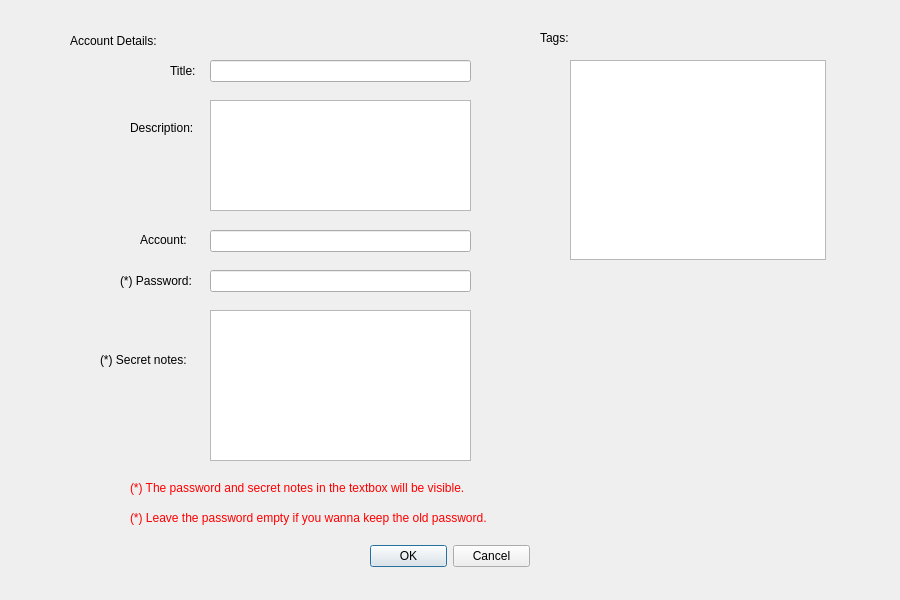
<?xml version="1.0" encoding="UTF-8"?>
<ui version="4.0">
 <class>EditAccountDlg</class>
 <widget class="QDialog" name="EditAccountDlg">
  <property name="geometry">
   <rect>
    <x>0</x>
    <y>0</y>
    <width>900</width>
    <height>600</height>
   </rect>
  </property>
  <property name="windowTitle">
   <string>New Account</string>
  </property>
  <property name="windowIcon">
   <iconset resource="res.qrc">
    <normaloff>:/icons/icons/app16.png</normaloff>:/icons/icons/app16.png</iconset>
  </property>
  <widget class="QDialogButtonBox" name="buttonBox">
   <property name="geometry">
    <rect>
     <x>370</x>
     <y>540</y>
     <width>160</width>
     <height>32</height>
    </rect>
   </property>
   <property name="orientation">
    <enum>Qt::Horizontal</enum>
   </property>
   <property name="standardButtons">
    <set>QDialogButtonBox::Cancel|QDialogButtonBox::Ok</set>
   </property>
  </widget>
  <widget class="QLineEdit" name="title">
   <property name="geometry">
    <rect>
     <x>210</x>
     <y>60</y>
     <width>261</width>
     <height>22</height>
    </rect>
   </property>
  </widget>
  <widget class="QLineEdit" name="account">
   <property name="geometry">
    <rect>
     <x>210</x>
     <y>230</y>
     <width>261</width>
     <height>22</height>
    </rect>
   </property>
  </widget>
  <widget class="QLineEdit" name="password">
   <property name="geometry">
    <rect>
     <x>210</x>
     <y>270</y>
     <width>261</width>
     <height>22</height>
    </rect>
   </property>
  </widget>
  <widget class="QPlainTextEdit" name="description">
   <property name="geometry">
    <rect>
     <x>210</x>
     <y>100</y>
     <width>261</width>
     <height>111</height>
    </rect>
   </property>
  </widget>
  <widget class="QPlainTextEdit" name="secret">
   <property name="geometry">
    <rect>
     <x>210</x>
     <y>310</y>
     <width>261</width>
     <height>151</height>
    </rect>
   </property>
  </widget>
  <widget class="QListWidget" name="tags">
   <property name="geometry">
    <rect>
     <x>570</x>
     <y>60</y>
     <width>256</width>
     <height>200</height>
    </rect>
   </property>
  </widget>
  <widget class="QLabel" name="lb1">
   <property name="geometry">
    <rect>
     <x>70</x>
     <y>30</y>
     <width>91</width>
     <height>21</height>
    </rect>
   </property>
   <property name="text">
    <string>Account Details:</string>
   </property>
  </widget>
  <widget class="QLabel" name="lb2">
   <property name="geometry">
    <rect>
     <x>540</x>
     <y>30</y>
     <width>31</width>
     <height>16</height>
    </rect>
   </property>
   <property name="text">
    <string>Tags:</string>
   </property>
  </widget>
  <widget class="QLabel" name="lb3">
   <property name="geometry">
    <rect>
     <x>170</x>
     <y>60</y>
     <width>31</width>
     <height>21</height>
    </rect>
   </property>
   <property name="text">
    <string>Title:</string>
   </property>
  </widget>
  <widget class="QLabel" name="lb4">
   <property name="geometry">
    <rect>
     <x>130</x>
     <y>120</y>
     <width>71</width>
     <height>16</height>
    </rect>
   </property>
   <property name="text">
    <string>Description:</string>
   </property>
  </widget>
  <widget class="QLabel" name="lb5">
   <property name="geometry">
    <rect>
     <x>140</x>
     <y>230</y>
     <width>51</width>
     <height>20</height>
    </rect>
   </property>
   <property name="text">
    <string>Account:</string>
   </property>
  </widget>
  <widget class="QLabel" name="lb6">
   <property name="geometry">
    <rect>
     <x>120</x>
     <y>270</y>
     <width>81</width>
     <height>21</height>
    </rect>
   </property>
   <property name="text">
    <string>(*) Password:</string>
   </property>
  </widget>
  <widget class="QLabel" name="lb9">
   <property name="geometry">
    <rect>
     <x>130</x>
     <y>510</y>
     <width>371</width>
     <height>16</height>
    </rect>
   </property>
   <property name="styleSheet">
    <string notr="true">color: red;</string>
   </property>
   <property name="text">
    <string>(*) Leave the password empty if you wanna keep the old password.</string>
   </property>
  </widget>
  <widget class="QLabel" name="lb8">
   <property name="geometry">
    <rect>
     <x>130</x>
     <y>480</y>
     <width>351</width>
     <height>16</height>
    </rect>
   </property>
   <property name="styleSheet">
    <string notr="true">color: red;</string>
   </property>
   <property name="text">
    <string>(*) The password and secret notes in the textbox will be visible. </string>
   </property>
  </widget>
  <widget class="QLabel" name="lb7">
   <property name="geometry">
    <rect>
     <x>100</x>
     <y>350</y>
     <width>91</width>
     <height>20</height>
    </rect>
   </property>
   <property name="text">
    <string>(*) Secret notes:</string>
   </property>
  </widget>
 </widget>
 <resources>
  <include location="res.qrc"/>
 </resources>
 <connections>
  <connection>
   <sender>buttonBox</sender>
   <signal>accepted()</signal>
   <receiver>EditAccountDlg</receiver>
   <slot>accept()</slot>
   <hints>
    <hint type="sourcelabel">
     <x>248</x>
     <y>254</y>
    </hint>
    <hint type="destinationlabel">
     <x>157</x>
     <y>274</y>
    </hint>
   </hints>
  </connection>
  <connection>
   <sender>buttonBox</sender>
   <signal>rejected()</signal>
   <receiver>EditAccountDlg</receiver>
   <slot>reject()</slot>
   <hints>
    <hint type="sourcelabel">
     <x>316</x>
     <y>260</y>
    </hint>
    <hint type="destinationlabel">
     <x>286</x>
     <y>274</y>
    </hint>
   </hints>
  </connection>
 </connections>
</ui>
